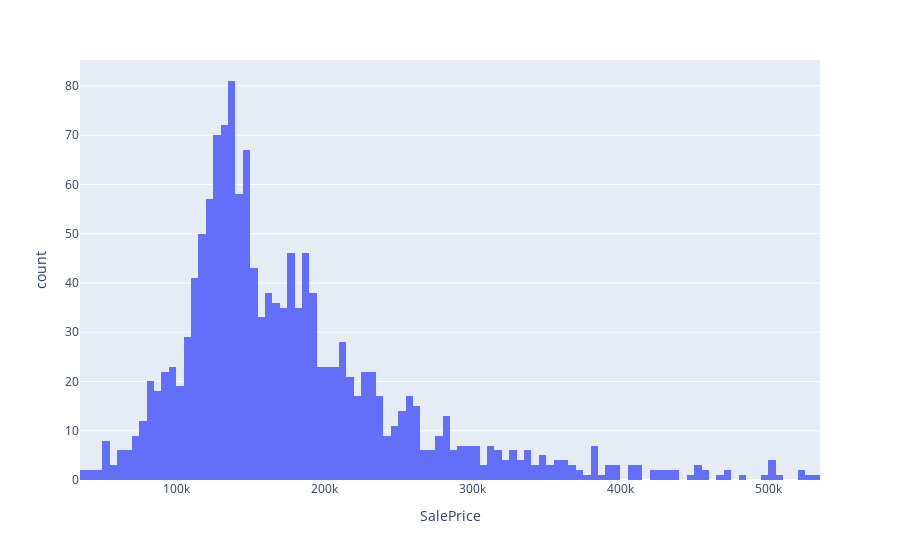

The cell this chart's notebook holds for it:
### Markdown cell above
### Predicted Price Distribution

### Code cell
fig = px.histogram(preds, x="SalePrice", nbins=200)
fig.show()

### Figure 1 — Plotly figure (JSON) as saved in the notebook; plotly's stock layout.template omitted (floating-point values rounded to 4 significant figures; data arrays with more than 128 entries replaced by an {"elided": "..."} marker saying what was removed)
{"data": [{"alignmentgroup": "True", "bingroup": "x", "hovertemplate": "SalePrice=%{x}<br>count=%{y}<extra></extra>", "legendgroup": "", "marker": {"color": "#636efa"}, "name": "", "nbinsx": 200, "offsetgroup": "", "orientation": "v", "showlegend": false, "type": "histogram", "x": {"elided": "1459 float values"}, "xaxis": "x", "yaxis": "y"}], "layout": {"barmode": "relative", "legend": {"tracegroupgap": 0}, "margin": {"t": 60}, "xaxis": {"anchor": "y", "domain": [0, 1], "title": {"text": "SalePrice"}}, "yaxis": {"anchor": "x", "domain": [0, 1], "title": {"text": "count"}}}}
